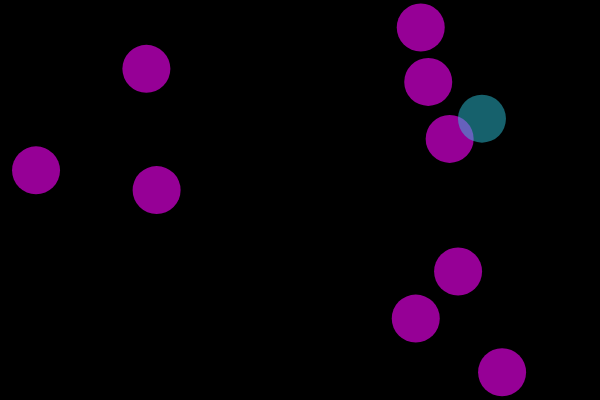
Frame 1 (no input)
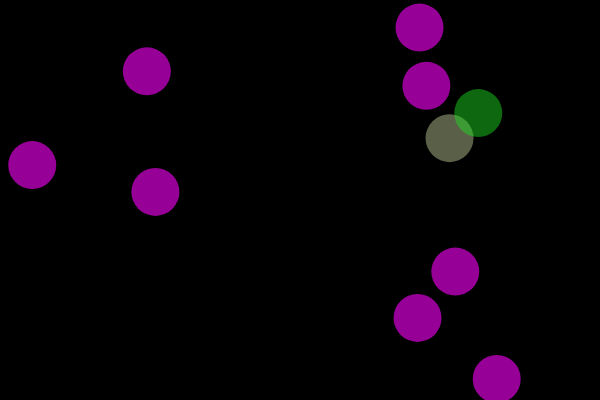
Frame 60 (no input)
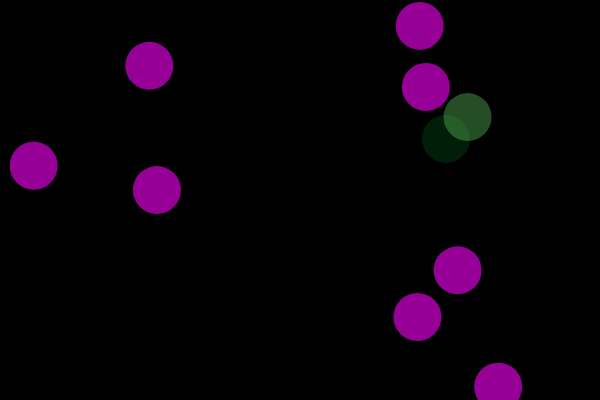
Frame 120 (the mouse pressed at the canvas centre since frame 60)

The p5.js sketch that drew these frames (run headless with seeded random() and noise() and a simulated clock; from frame 60 on, the mouse is pressed at the canvas centre):

// p5.js sketch
// ── sketch.js
var balls = [];
var len = 10;

function setup() {
  createCanvas(600, 400);
  for (let i = 0; i < len; i++) {
    balls.push(new Ball(random(width), random(height)));
  }
}

function draw() {
  background(0);
  // 两个 for来 处理ball之间的碰撞
  for (let i = 0; i < balls.length; i++) {
    balls[i].update();
    balls[i].show();
    for (let j = 0; j < balls.length; j++) {
      // dist 像是在求 弦
      if (i != j && balls[i].isIntersects(balls[j])) {
        balls[i].cahngeColor();
        balls[j].cahngeColor();
      }
    }
  }
}

class Ball {
  constructor(x, y) {
    this.x = x;
    this.y = y;
    this.r = 48;
    this.color = color(255, 0, 255, 150);
  }

  show() {
    noStroke();
    fill(this.color);
    ellipse(this.x, this.y, this.r, this.r);
  }
  update() {
    this.x += random(-1, 1);
    this.y += random(-1, 1);
  }

  cahngeColor() {
    this.color = color(random(255), random(255), random(255), 120);
  }
  isIntersects(other) {
    var d = dist(this.x, this.y, other.x, other.y);
    if (d * 2 < this.r * 2) {
      return true;
    } else {
      return false;
    }
  }
}
